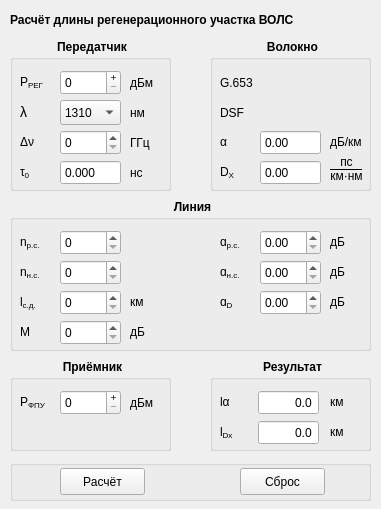
<?xml version="1.0" encoding="UTF-8"?>
<ui version="4.0">
 <class>OptCalc</class>
 <widget class="QMainWindow" name="OptCalc">
  <property name="geometry">
   <rect>
    <x>0</x>
    <y>0</y>
    <width>381</width>
    <height>509</height>
   </rect>
  </property>
  <property name="windowTitle">
   <string>OptCalc</string>
  </property>
  <widget class="QWidget" name="centralWidget">
   <widget class="QGroupBox" name="sGroupBox">
    <property name="geometry">
     <rect>
      <x>10</x>
      <y>40</y>
      <width>161</width>
      <height>151</height>
     </rect>
    </property>
    <property name="font">
     <font>
      <weight>75</weight>
      <bold>true</bold>
     </font>
    </property>
    <property name="styleSheet">
     <string notr="true">QGroupBox::title{
	subcontrol-position: top center;
}</string>
    </property>
    <property name="title">
     <string>Передатчик</string>
    </property>
    <property name="checked">
     <bool>false</bool>
    </property>
    <widget class="QLabel" name="label">
     <property name="geometry">
      <rect>
       <x>10</x>
       <y>30</y>
       <width>31</width>
       <height>25</height>
      </rect>
     </property>
     <property name="text">
      <string>&lt;html&gt;&lt;head/&gt;&lt;body&gt;&lt;p&gt;P&lt;span style=&quot; vertical-align:sub;&quot;&gt;РЕГ&lt;/span&gt;&lt;/p&gt;&lt;/body&gt;&lt;/html&gt;</string>
     </property>
     <property name="buddy">
      <cstring>s_PSpinBox</cstring>
     </property>
    </widget>
    <widget class="QSpinBox" name="s_PSpinBox">
     <property name="geometry">
      <rect>
       <x>50</x>
       <y>30</y>
       <width>61</width>
       <height>25</height>
      </rect>
     </property>
     <property name="toolTip">
      <string>Уровень сигнала на выходе передатчика</string>
     </property>
     <property name="buttonSymbols">
      <enum>QAbstractSpinBox::PlusMinus</enum>
     </property>
    </widget>
    <widget class="QLabel" name="label_2">
     <property name="geometry">
      <rect>
       <x>10</x>
       <y>60</y>
       <width>21</width>
       <height>25</height>
      </rect>
     </property>
     <property name="text">
      <string>&lt;html&gt;&lt;head/&gt;&lt;body&gt;&lt;p&gt;&lt;a name=&quot;Lower-case_letter_.CE.BB&quot;/&gt;&lt;span style=&quot; font-size:large;&quot;&gt;λ&lt;/span&gt;&lt;/p&gt;&lt;/body&gt;&lt;/html&gt;</string>
     </property>
     <property name="buddy">
      <cstring>s_LambdaComboBox</cstring>
     </property>
    </widget>
    <widget class="QComboBox" name="s_LambdaComboBox">
     <property name="geometry">
      <rect>
       <x>50</x>
       <y>60</y>
       <width>61</width>
       <height>25</height>
      </rect>
     </property>
     <property name="toolTip">
      <string>Длина волны излучения источника</string>
     </property>
     <item>
      <property name="text">
       <string>1310</string>
      </property>
     </item>
     <item>
      <property name="text">
       <string>1550</string>
      </property>
     </item>
    </widget>
    <widget class="QSpinBox" name="s_NuSpinBox">
     <property name="geometry">
      <rect>
       <x>50</x>
       <y>90</y>
       <width>61</width>
       <height>25</height>
      </rect>
     </property>
     <property name="toolTip">
      <string>Ширина спектра излучения источника</string>
     </property>
    </widget>
    <widget class="QLabel" name="label_3">
     <property name="geometry">
      <rect>
       <x>10</x>
       <y>90</y>
       <width>21</width>
       <height>25</height>
      </rect>
     </property>
     <property name="text">
      <string>&lt;html&gt;&lt;head/&gt;&lt;body&gt;&lt;p&gt;Δν&lt;/p&gt;&lt;/body&gt;&lt;/html&gt;</string>
     </property>
     <property name="buddy">
      <cstring>s_NuSpinBox</cstring>
     </property>
    </widget>
    <widget class="QLabel" name="label_4">
     <property name="geometry">
      <rect>
       <x>120</x>
       <y>60</y>
       <width>21</width>
       <height>25</height>
      </rect>
     </property>
     <property name="text">
      <string>нм</string>
     </property>
     <property name="buddy">
      <cstring>s_LambdaComboBox</cstring>
     </property>
    </widget>
    <widget class="QLabel" name="label_6">
     <property name="geometry">
      <rect>
       <x>120</x>
       <y>30</y>
       <width>31</width>
       <height>25</height>
      </rect>
     </property>
     <property name="text">
      <string>дБм</string>
     </property>
     <property name="buddy">
      <cstring>s_PSpinBox</cstring>
     </property>
    </widget>
    <widget class="QLabel" name="label_5">
     <property name="geometry">
      <rect>
       <x>120</x>
       <y>90</y>
       <width>31</width>
       <height>25</height>
      </rect>
     </property>
     <property name="text">
      <string>ГГц</string>
     </property>
     <property name="buddy">
      <cstring>s_NuSpinBox</cstring>
     </property>
    </widget>
    <widget class="QLabel" name="label_27">
     <property name="geometry">
      <rect>
       <x>10</x>
       <y>120</y>
       <width>31</width>
       <height>25</height>
      </rect>
     </property>
     <property name="text">
      <string>&lt;html&gt;&lt;head/&gt;&lt;body&gt;&lt;p&gt;τ&lt;span style=&quot; vertical-align:sub;&quot;&gt;0&lt;/span&gt;&lt;/p&gt;&lt;/body&gt;&lt;/html&gt;</string>
     </property>
     <property name="buddy">
      <cstring>s_Tau0SpinBox</cstring>
     </property>
    </widget>
    <widget class="QDoubleSpinBox" name="s_Tau0SpinBox">
     <property name="geometry">
      <rect>
       <x>50</x>
       <y>120</y>
       <width>61</width>
       <height>25</height>
      </rect>
     </property>
     <property name="toolTip">
      <string>Ширина оптического импульса</string>
     </property>
     <property name="readOnly">
      <bool>true</bool>
     </property>
     <property name="buttonSymbols">
      <enum>QAbstractSpinBox::NoButtons</enum>
     </property>
     <property name="decimals">
      <number>3</number>
     </property>
    </widget>
    <widget class="QLabel" name="label_28">
     <property name="geometry">
      <rect>
       <x>120</x>
       <y>120</y>
       <width>21</width>
       <height>25</height>
      </rect>
     </property>
     <property name="text">
      <string>нс</string>
     </property>
     <property name="buddy">
      <cstring>s_Tau0SpinBox</cstring>
     </property>
    </widget>
   </widget>
   <widget class="QGroupBox" name="fGroupBox">
    <property name="geometry">
     <rect>
      <x>210</x>
      <y>40</y>
      <width>161</width>
      <height>151</height>
     </rect>
    </property>
    <property name="font">
     <font>
      <weight>75</weight>
      <bold>true</bold>
      <kerning>true</kerning>
     </font>
    </property>
    <property name="styleSheet">
     <string notr="true">QGroupBox::title{
	subcontrol-position:  top center;
}</string>
    </property>
    <property name="title">
     <string>Волокно</string>
    </property>
    <widget class="QLabel" name="label_8">
     <property name="geometry">
      <rect>
       <x>10</x>
       <y>30</y>
       <width>41</width>
       <height>25</height>
      </rect>
     </property>
     <property name="text">
      <string>G.653</string>
     </property>
    </widget>
    <widget class="QLabel" name="label_10">
     <property name="geometry">
      <rect>
       <x>10</x>
       <y>90</y>
       <width>21</width>
       <height>25</height>
      </rect>
     </property>
     <property name="text">
      <string>&lt;html&gt;&lt;head/&gt;&lt;body&gt;&lt;p&gt;α&lt;/p&gt;&lt;/body&gt;&lt;/html&gt;</string>
     </property>
     <property name="buddy">
      <cstring>f_AlphaSpinBox</cstring>
     </property>
    </widget>
    <widget class="QLabel" name="label_11">
     <property name="geometry">
      <rect>
       <x>10</x>
       <y>120</y>
       <width>31</width>
       <height>25</height>
      </rect>
     </property>
     <property name="text">
      <string>&lt;html&gt;&lt;head/&gt;&lt;body&gt;&lt;p&gt;D&lt;span style=&quot; vertical-align:sub;&quot;&gt;X&lt;/span&gt;&lt;/p&gt;&lt;/body&gt;&lt;/html&gt;</string>
     </property>
     <property name="buddy">
      <cstring>f_DSpinBox</cstring>
     </property>
    </widget>
    <widget class="QDoubleSpinBox" name="f_AlphaSpinBox">
     <property name="geometry">
      <rect>
       <x>50</x>
       <y>90</y>
       <width>61</width>
       <height>25</height>
      </rect>
     </property>
     <property name="toolTip">
      <string>Коэффициент затухания</string>
     </property>
     <property name="readOnly">
      <bool>true</bool>
     </property>
     <property name="buttonSymbols">
      <enum>QAbstractSpinBox::NoButtons</enum>
     </property>
    </widget>
    <widget class="QDoubleSpinBox" name="f_DSpinBox">
     <property name="geometry">
      <rect>
       <x>50</x>
       <y>120</y>
       <width>61</width>
       <height>25</height>
      </rect>
     </property>
     <property name="toolTip">
      <string>Хроматическая дисперсия</string>
     </property>
     <property name="readOnly">
      <bool>true</bool>
     </property>
     <property name="buttonSymbols">
      <enum>QAbstractSpinBox::NoButtons</enum>
     </property>
    </widget>
    <widget class="QLabel" name="label_31">
     <property name="geometry">
      <rect>
       <x>10</x>
       <y>60</y>
       <width>41</width>
       <height>25</height>
      </rect>
     </property>
     <property name="text">
      <string>DSF</string>
     </property>
    </widget>
    <widget class="QLabel" name="label_23">
     <property name="geometry">
      <rect>
       <x>120</x>
       <y>90</y>
       <width>41</width>
       <height>25</height>
      </rect>
     </property>
     <property name="text">
      <string>&lt;html&gt;&lt;head/&gt;&lt;body&gt;&lt;p&gt;дБ/км&lt;/p&gt;&lt;/body&gt;&lt;/html&gt;</string>
     </property>
     <property name="buddy">
      <cstring>f_AlphaSpinBox</cstring>
     </property>
    </widget>
    <widget class="QLabel" name="label_38">
     <property name="geometry">
      <rect>
       <x>120</x>
       <y>115</y>
       <width>41</width>
       <height>27</height>
      </rect>
     </property>
     <property name="text">
      <string>&lt;html&gt;&lt;head/&gt;&lt;body&gt;
&lt;table cellspacing=&quot;0&quot; cellpadding=&quot;0&quot;&gt;
&lt;tr&gt;&lt;td align=&quot;center&quot;&gt;пс&lt;/td&gt;&lt;/tr&gt;
&lt;tr&gt;&lt;td align=&quot;center&quot; style=&quot;text-decoration: overline;&quot;&gt;км&amp;middot;нм&lt;/td&gt;&lt;/tr&gt;
&lt;/table&gt;
&lt;/body&gt;&lt;/html&gt;</string>
     </property>
     <property name="buddy">
      <cstring>f_DSpinBox</cstring>
     </property>
    </widget>
   </widget>
   <widget class="QGroupBox" name="lGroupBox">
    <property name="geometry">
     <rect>
      <x>10</x>
      <y>200</y>
      <width>361</width>
      <height>151</height>
     </rect>
    </property>
    <property name="font">
     <font>
      <weight>75</weight>
      <bold>true</bold>
     </font>
    </property>
    <property name="styleSheet">
     <string notr="true">QGroupBox::title{
	subcontrol-position: top center;
}</string>
    </property>
    <property name="title">
     <string>Линия</string>
    </property>
    <widget class="QLabel" name="label_7">
     <property name="geometry">
      <rect>
       <x>10</x>
       <y>30</y>
       <width>31</width>
       <height>25</height>
      </rect>
     </property>
     <property name="text">
      <string>&lt;html&gt;&lt;head/&gt;&lt;body&gt;&lt;p&gt;n&lt;span style=&quot; vertical-align:sub;&quot;&gt;р.с.&lt;/span&gt;&lt;/p&gt;&lt;/body&gt;&lt;/html&gt;</string>
     </property>
     <property name="buddy">
      <cstring>l_nrsSpinBox</cstring>
     </property>
    </widget>
    <widget class="QLabel" name="label_9">
     <property name="geometry">
      <rect>
       <x>210</x>
       <y>30</y>
       <width>31</width>
       <height>25</height>
      </rect>
     </property>
     <property name="text">
      <string>&lt;html&gt;&lt;head/&gt;&lt;body&gt;&lt;p&gt;ɑ&lt;span style=&quot; vertical-align:sub;&quot;&gt;р.с.&lt;/span&gt;&lt;/p&gt;&lt;/body&gt;&lt;/html&gt;</string>
     </property>
     <property name="buddy">
      <cstring>l_ArsSpinBox</cstring>
     </property>
    </widget>
    <widget class="QSpinBox" name="l_nrsSpinBox">
     <property name="geometry">
      <rect>
       <x>50</x>
       <y>30</y>
       <width>61</width>
       <height>25</height>
      </rect>
     </property>
     <property name="toolTip">
      <string>Количество разъёмных соединений</string>
     </property>
     <property name="maximum">
      <number>999</number>
     </property>
    </widget>
    <widget class="QDoubleSpinBox" name="l_ArsSpinBox">
     <property name="geometry">
      <rect>
       <x>250</x>
       <y>30</y>
       <width>61</width>
       <height>25</height>
      </rect>
     </property>
     <property name="toolTip">
      <string>Средние потери в разъёмных соединениях</string>
     </property>
     <property name="readOnly">
      <bool>false</bool>
     </property>
     <property name="singleStep">
      <double>0.010000000000000</double>
     </property>
    </widget>
    <widget class="QLabel" name="label_13">
     <property name="geometry">
      <rect>
       <x>10</x>
       <y>60</y>
       <width>41</width>
       <height>25</height>
      </rect>
     </property>
     <property name="text">
      <string>&lt;html&gt;&lt;head/&gt;&lt;body&gt;&lt;p&gt;n&lt;span style=&quot; vertical-align:sub;&quot;&gt;н.с.&lt;/span&gt;&lt;/p&gt;&lt;/body&gt;&lt;/html&gt;</string>
     </property>
     <property name="buddy">
      <cstring>l_nnsSpinBox</cstring>
     </property>
    </widget>
    <widget class="QLabel" name="label_14">
     <property name="geometry">
      <rect>
       <x>210</x>
       <y>60</y>
       <width>31</width>
       <height>25</height>
      </rect>
     </property>
     <property name="text">
      <string>&lt;html&gt;&lt;head/&gt;&lt;body&gt;&lt;p&gt;ɑ&lt;span style=&quot; vertical-align:sub;&quot;&gt;н.с.&lt;/span&gt;&lt;/p&gt;&lt;/body&gt;&lt;/html&gt;</string>
     </property>
     <property name="buddy">
      <cstring>l_AnsSpinBox</cstring>
     </property>
    </widget>
    <widget class="QDoubleSpinBox" name="l_AnsSpinBox">
     <property name="geometry">
      <rect>
       <x>250</x>
       <y>60</y>
       <width>61</width>
       <height>25</height>
      </rect>
     </property>
     <property name="toolTip">
      <string>Средние потери в неразъёмных соединениях</string>
     </property>
     <property name="singleStep">
      <double>0.010000000000000</double>
     </property>
    </widget>
    <widget class="QLabel" name="label_15">
     <property name="geometry">
      <rect>
       <x>10</x>
       <y>90</y>
       <width>31</width>
       <height>25</height>
      </rect>
     </property>
     <property name="text">
      <string>&lt;html&gt;&lt;head/&gt;&lt;body&gt;&lt;p&gt;l&lt;span style=&quot; vertical-align:sub;&quot;&gt;с.д.&lt;/span&gt;&lt;/p&gt;&lt;/body&gt;&lt;/html&gt;</string>
     </property>
     <property name="buddy">
      <cstring>l_lsdSpinBox</cstring>
     </property>
    </widget>
    <widget class="QLabel" name="label_16">
     <property name="geometry">
      <rect>
       <x>10</x>
       <y>120</y>
       <width>41</width>
       <height>25</height>
      </rect>
     </property>
     <property name="text">
      <string>&lt;html&gt;&lt;head/&gt;&lt;body&gt;&lt;p&gt;М&lt;/p&gt;&lt;/body&gt;&lt;/html&gt;</string>
     </property>
     <property name="buddy">
      <cstring>l_MSpinBox</cstring>
     </property>
    </widget>
    <widget class="QSpinBox" name="l_MSpinBox">
     <property name="geometry">
      <rect>
       <x>50</x>
       <y>120</y>
       <width>61</width>
       <height>25</height>
      </rect>
     </property>
     <property name="toolTip">
      <string>Системный запас</string>
     </property>
    </widget>
    <widget class="QLabel" name="label_17">
     <property name="geometry">
      <rect>
       <x>120</x>
       <y>120</y>
       <width>21</width>
       <height>25</height>
      </rect>
     </property>
     <property name="text">
      <string>&lt;html&gt;&lt;head/&gt;&lt;body&gt;&lt;p&gt;дБ&lt;/p&gt;&lt;/body&gt;&lt;/html&gt;</string>
     </property>
     <property name="buddy">
      <cstring>l_MSpinBox</cstring>
     </property>
    </widget>
    <widget class="QLabel" name="label_22">
     <property name="geometry">
      <rect>
       <x>210</x>
       <y>90</y>
       <width>31</width>
       <height>25</height>
      </rect>
     </property>
     <property name="text">
      <string>&lt;html&gt;&lt;head/&gt;&lt;body&gt;&lt;p&gt;ɑ&lt;span style=&quot; vertical-align:sub;&quot;&gt;D&lt;/span&gt;&lt;/p&gt;&lt;/body&gt;&lt;/html&gt;</string>
     </property>
     <property name="buddy">
      <cstring>l_ADSpinBox</cstring>
     </property>
    </widget>
    <widget class="QDoubleSpinBox" name="l_ADSpinBox">
     <property name="geometry">
      <rect>
       <x>250</x>
       <y>90</y>
       <width>61</width>
       <height>25</height>
      </rect>
     </property>
     <property name="toolTip">
      <string>Потери за счёт дисперсии</string>
     </property>
     <property name="singleStep">
      <double>0.500000000000000</double>
     </property>
    </widget>
    <widget class="QLabel" name="label_20">
     <property name="geometry">
      <rect>
       <x>120</x>
       <y>90</y>
       <width>21</width>
       <height>25</height>
      </rect>
     </property>
     <property name="text">
      <string>&lt;html&gt;&lt;head/&gt;&lt;body&gt;&lt;p&gt;км&lt;/p&gt;&lt;/body&gt;&lt;/html&gt;</string>
     </property>
     <property name="buddy">
      <cstring>l_lsdSpinBox</cstring>
     </property>
    </widget>
    <widget class="QLabel" name="label_18">
     <property name="geometry">
      <rect>
       <x>320</x>
       <y>30</y>
       <width>21</width>
       <height>25</height>
      </rect>
     </property>
     <property name="text">
      <string>&lt;html&gt;&lt;head/&gt;&lt;body&gt;&lt;p&gt;дБ&lt;/p&gt;&lt;/body&gt;&lt;/html&gt;</string>
     </property>
     <property name="buddy">
      <cstring>l_ArsSpinBox</cstring>
     </property>
    </widget>
    <widget class="QLabel" name="label_19">
     <property name="geometry">
      <rect>
       <x>320</x>
       <y>60</y>
       <width>21</width>
       <height>25</height>
      </rect>
     </property>
     <property name="text">
      <string>&lt;html&gt;&lt;head/&gt;&lt;body&gt;&lt;p&gt;дБ&lt;/p&gt;&lt;/body&gt;&lt;/html&gt;</string>
     </property>
     <property name="buddy">
      <cstring>l_AnsSpinBox</cstring>
     </property>
    </widget>
    <widget class="QLabel" name="label_24">
     <property name="geometry">
      <rect>
       <x>320</x>
       <y>90</y>
       <width>21</width>
       <height>25</height>
      </rect>
     </property>
     <property name="text">
      <string>&lt;html&gt;&lt;head/&gt;&lt;body&gt;&lt;p&gt;дБ&lt;/p&gt;&lt;/body&gt;&lt;/html&gt;</string>
     </property>
     <property name="buddy">
      <cstring>l_ADSpinBox</cstring>
     </property>
    </widget>
    <widget class="QSpinBox" name="l_nnsSpinBox">
     <property name="geometry">
      <rect>
       <x>50</x>
       <y>60</y>
       <width>61</width>
       <height>25</height>
      </rect>
     </property>
     <property name="toolTip">
      <string>Количество неразъёмных соединений</string>
     </property>
     <property name="readOnly">
      <bool>false</bool>
     </property>
     <property name="buttonSymbols">
      <enum>QAbstractSpinBox::UpDownArrows</enum>
     </property>
     <property name="maximum">
      <number>999</number>
     </property>
    </widget>
    <widget class="QSpinBox" name="l_lsdSpinBox">
     <property name="geometry">
      <rect>
       <x>50</x>
       <y>90</y>
       <width>61</width>
       <height>25</height>
      </rect>
     </property>
     <property name="toolTip">
      <string>Строительная длина кабеля</string>
     </property>
    </widget>
   </widget>
   <widget class="QGroupBox" name="rGroupBox">
    <property name="geometry">
     <rect>
      <x>10</x>
      <y>360</y>
      <width>161</width>
      <height>91</height>
     </rect>
    </property>
    <property name="font">
     <font>
      <weight>75</weight>
      <bold>true</bold>
     </font>
    </property>
    <property name="styleSheet">
     <string notr="true">QGroupBox::title{
	subcontrol-position: top center;
}</string>
    </property>
    <property name="title">
     <string>Приёмник</string>
    </property>
    <widget class="QLabel" name="label_25">
     <property name="geometry">
      <rect>
       <x>10</x>
       <y>30</y>
       <width>31</width>
       <height>25</height>
      </rect>
     </property>
     <property name="text">
      <string>&lt;html&gt;&lt;head/&gt;&lt;body&gt;&lt;p&gt;P&lt;span style=&quot; vertical-align:sub;&quot;&gt;ФПУ&lt;/span&gt;&lt;/p&gt;&lt;/body&gt;&lt;/html&gt;</string>
     </property>
     <property name="buddy">
      <cstring>r_PSpinBox</cstring>
     </property>
    </widget>
    <widget class="QSpinBox" name="r_PSpinBox">
     <property name="geometry">
      <rect>
       <x>50</x>
       <y>30</y>
       <width>61</width>
       <height>25</height>
      </rect>
     </property>
     <property name="toolTip">
      <string>Уровень сигнала на фотоприёмном устройстве</string>
     </property>
     <property name="buttonSymbols">
      <enum>QAbstractSpinBox::PlusMinus</enum>
     </property>
    </widget>
    <widget class="QLabel" name="label_26">
     <property name="geometry">
      <rect>
       <x>120</x>
       <y>30</y>
       <width>31</width>
       <height>25</height>
      </rect>
     </property>
     <property name="text">
      <string>дБм</string>
     </property>
    </widget>
   </widget>
   <widget class="QGroupBox" name="cGroupBox">
    <property name="geometry">
     <rect>
      <x>210</x>
      <y>360</y>
      <width>161</width>
      <height>91</height>
     </rect>
    </property>
    <property name="font">
     <font>
      <weight>75</weight>
      <bold>true</bold>
     </font>
    </property>
    <property name="styleSheet">
     <string notr="true">QGroupBox::title{
	subcontrol-position: top center;
}</string>
    </property>
    <property name="title">
     <string>Результат</string>
    </property>
    <widget class="QLabel" name="label_29">
     <property name="geometry">
      <rect>
       <x>10</x>
       <y>30</y>
       <width>21</width>
       <height>25</height>
      </rect>
     </property>
     <property name="text">
      <string>&lt;html&gt;&lt;head/&gt;&lt;body&gt;&lt;p&gt;lα&lt;/p&gt;&lt;/body&gt;&lt;/html&gt;</string>
     </property>
     <property name="buddy">
      <cstring>c_LSpinBox</cstring>
     </property>
    </widget>
    <widget class="QLabel" name="label_30">
     <property name="geometry">
      <rect>
       <x>10</x>
       <y>60</y>
       <width>21</width>
       <height>25</height>
      </rect>
     </property>
     <property name="text">
      <string>&lt;html&gt;&lt;head/&gt;&lt;body&gt;&lt;p&gt;l&lt;span style=&quot; vertical-align:sub;&quot;&gt;Dx&lt;/span&gt;&lt;/p&gt;&lt;/body&gt;&lt;/html&gt;</string>
     </property>
     <property name="buddy">
      <cstring>c_LpdSpinBox</cstring>
     </property>
    </widget>
    <widget class="QLabel" name="label_36">
     <property name="geometry">
      <rect>
       <x>120</x>
       <y>30</y>
       <width>21</width>
       <height>25</height>
      </rect>
     </property>
     <property name="text">
      <string>&lt;html&gt;&lt;head/&gt;&lt;body&gt;&lt;p&gt;км&lt;/p&gt;&lt;/body&gt;&lt;/html&gt;</string>
     </property>
     <property name="buddy">
      <cstring>c_LSpinBox</cstring>
     </property>
    </widget>
    <widget class="QLabel" name="label_37">
     <property name="geometry">
      <rect>
       <x>120</x>
       <y>60</y>
       <width>21</width>
       <height>25</height>
      </rect>
     </property>
     <property name="text">
      <string>&lt;html&gt;&lt;head/&gt;&lt;body&gt;&lt;p&gt;км&lt;/p&gt;&lt;/body&gt;&lt;/html&gt;</string>
     </property>
     <property name="buddy">
      <cstring>c_LpdSpinBox</cstring>
     </property>
    </widget>
    <widget class="QDoubleSpinBox" name="c_LSpinBox">
     <property name="geometry">
      <rect>
       <x>48</x>
       <y>30</y>
       <width>61</width>
       <height>25</height>
      </rect>
     </property>
     <property name="wrapping">
      <bool>false</bool>
     </property>
     <property name="frame">
      <bool>true</bool>
     </property>
     <property name="alignment">
      <set>Qt::AlignRight|Qt::AlignTrailing|Qt::AlignVCenter</set>
     </property>
     <property name="readOnly">
      <bool>true</bool>
     </property>
     <property name="buttonSymbols">
      <enum>QAbstractSpinBox::NoButtons</enum>
     </property>
     <property name="decimals">
      <number>1</number>
     </property>
     <property name="maximum">
      <double>10000000.000000000000000</double>
     </property>
    </widget>
    <widget class="QDoubleSpinBox" name="c_LpdSpinBox">
     <property name="geometry">
      <rect>
       <x>48</x>
       <y>60</y>
       <width>61</width>
       <height>25</height>
      </rect>
     </property>
     <property name="autoFillBackground">
      <bool>false</bool>
     </property>
     <property name="wrapping">
      <bool>false</bool>
     </property>
     <property name="frame">
      <bool>true</bool>
     </property>
     <property name="alignment">
      <set>Qt::AlignRight|Qt::AlignTrailing|Qt::AlignVCenter</set>
     </property>
     <property name="readOnly">
      <bool>true</bool>
     </property>
     <property name="buttonSymbols">
      <enum>QAbstractSpinBox::NoButtons</enum>
     </property>
     <property name="decimals">
      <number>1</number>
     </property>
     <property name="maximum">
      <double>10000000.000000000000000</double>
     </property>
    </widget>
   </widget>
   <widget class="QGroupBox" name="ControlGroupBox">
    <property name="geometry">
     <rect>
      <x>10</x>
      <y>460</y>
      <width>361</width>
      <height>41</height>
     </rect>
    </property>
    <property name="title">
     <string/>
    </property>
    <widget class="QPushButton" name="calc_pushButton">
     <property name="geometry">
      <rect>
       <x>50</x>
       <y>8</y>
       <width>85</width>
       <height>27</height>
      </rect>
     </property>
     <property name="text">
      <string>Расчёт</string>
     </property>
    </widget>
    <widget class="QPushButton" name="reset_pushButton">
     <property name="geometry">
      <rect>
       <x>230</x>
       <y>8</y>
       <width>85</width>
       <height>27</height>
      </rect>
     </property>
     <property name="text">
      <string>Сброс</string>
     </property>
    </widget>
   </widget>
   <widget class="QLabel" name="label_12">
    <property name="geometry">
     <rect>
      <x>10</x>
      <y>10</y>
      <width>361</width>
      <height>20</height>
     </rect>
    </property>
    <property name="font">
     <font>
      <weight>75</weight>
      <bold>true</bold>
     </font>
    </property>
    <property name="text">
     <string>Расчёт длины регенерационного участка ВОЛС</string>
    </property>
   </widget>
  </widget>
 </widget>
 <layoutdefault spacing="6" margin="11"/>
 <tabstops>
  <tabstop>s_PSpinBox</tabstop>
  <tabstop>s_LambdaComboBox</tabstop>
  <tabstop>s_NuSpinBox</tabstop>
  <tabstop>s_Tau0SpinBox</tabstop>
  <tabstop>f_AlphaSpinBox</tabstop>
  <tabstop>f_DSpinBox</tabstop>
  <tabstop>l_nrsSpinBox</tabstop>
  <tabstop>l_ArsSpinBox</tabstop>
  <tabstop>l_nnsSpinBox</tabstop>
  <tabstop>l_AnsSpinBox</tabstop>
  <tabstop>l_lsdSpinBox</tabstop>
  <tabstop>l_ADSpinBox</tabstop>
  <tabstop>l_MSpinBox</tabstop>
  <tabstop>r_PSpinBox</tabstop>
  <tabstop>calc_pushButton</tabstop>
  <tabstop>reset_pushButton</tabstop>
  <tabstop>c_LSpinBox</tabstop>
  <tabstop>c_LpdSpinBox</tabstop>
 </tabstops>
 <resources/>
 <connections/>
</ui>
